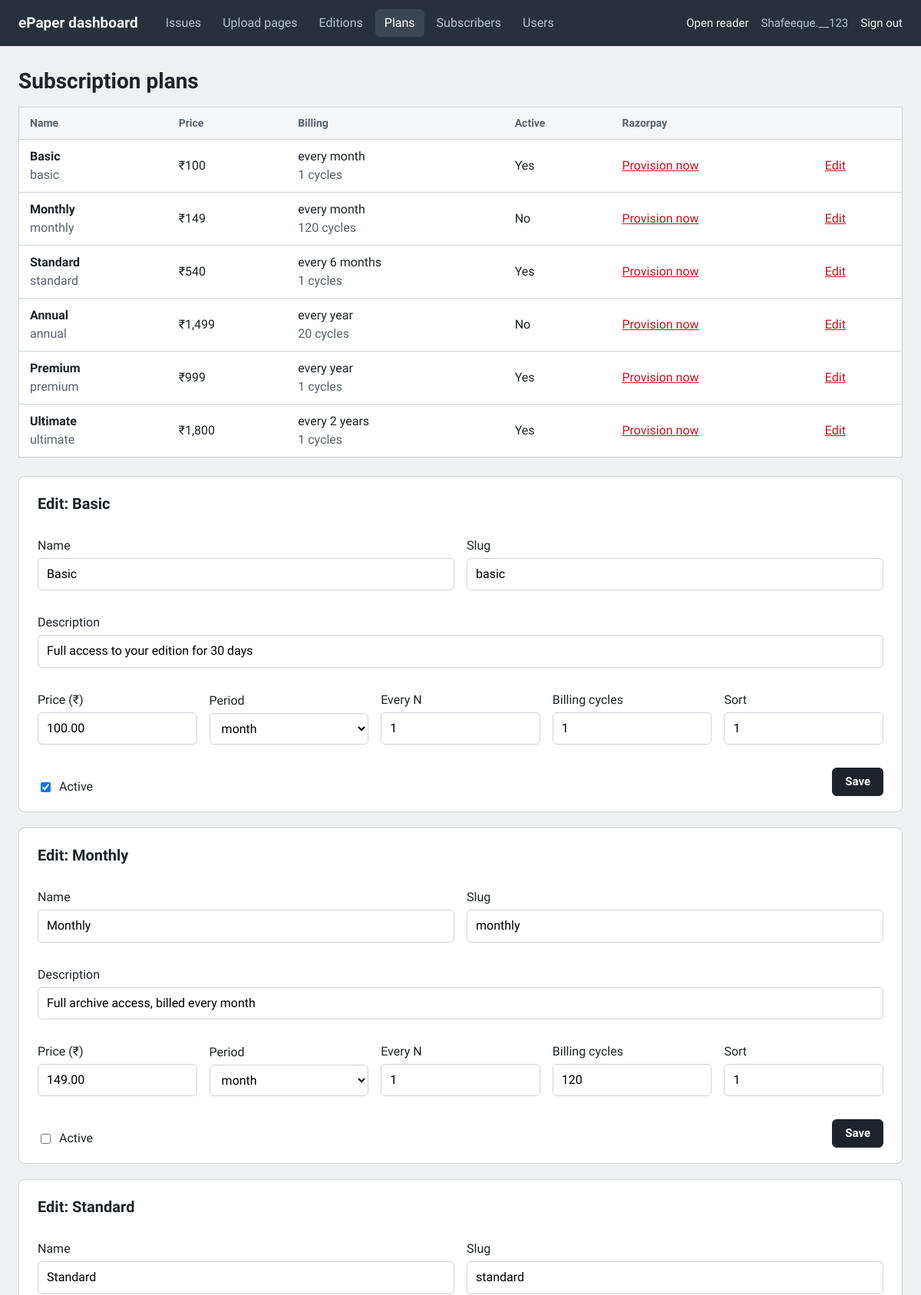
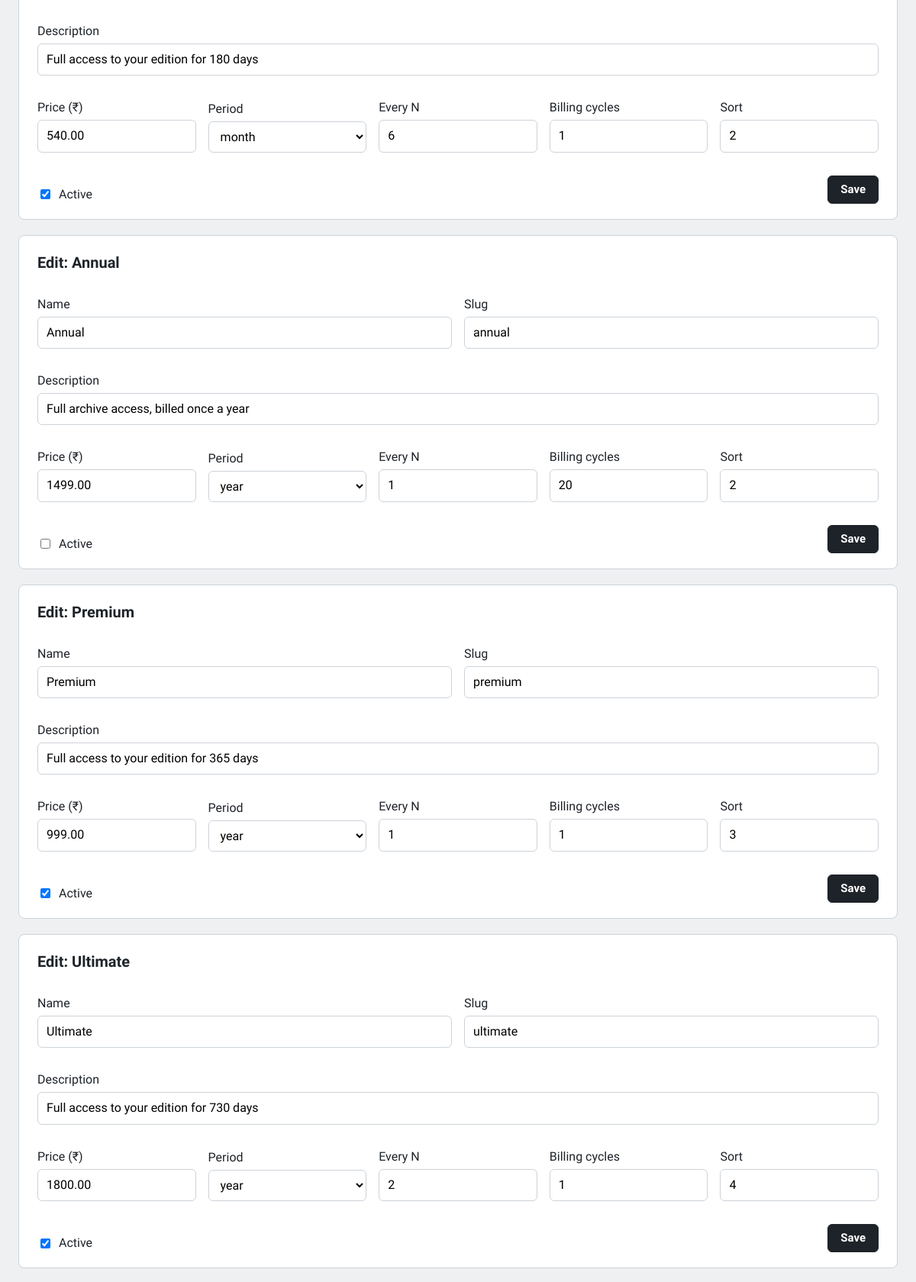
The page /admin/plans.php (signed in, upper part) on the database its author committed (2 pictures, top to bottom).
### tables this page shows
CREATE TABLE IF NOT EXISTS `users` (
  `id` int UNSIGNED NOT NULL AUTO_INCREMENT,
  `username` varchar(60) NOT NULL,
  `password_hash` varchar(255) NOT NULL,
  `role` enum('admin','editor','uploader') NOT NULL DEFAULT 'uploader',
  `created_at` timestamp NOT NULL DEFAULT CURRENT_TIMESTAMP,
  PRIMARY KEY (`id`),
  UNIQUE KEY `username` (`username`)
);

CREATE TABLE IF NOT EXISTS `plans` (
  `id` int UNSIGNED NOT NULL AUTO_INCREMENT,
  `slug` varchar(60) NOT NULL,
  `name` varchar(120) NOT NULL,
  `description` varchar(255) NOT NULL DEFAULT '',
  `amount_paise` int UNSIGNED NOT NULL,
  `currency` char(3) NOT NULL DEFAULT 'INR',
  `period` enum('daily','weekly','monthly','yearly') NOT NULL DEFAULT 'monthly',
  `interval_count` int UNSIGNED NOT NULL DEFAULT '1',
  `total_count` int UNSIGNED NOT NULL DEFAULT '120',
  `razorpay_plan_id` varchar(40) DEFAULT NULL,
  `is_active` tinyint(1) NOT NULL DEFAULT '1',
  `sort_order` int NOT NULL DEFAULT '0',
  `created_at` timestamp NOT NULL DEFAULT CURRENT_TIMESTAMP,
  PRIMARY KEY (`id`),
  UNIQUE KEY `slug` (`slug`),
  KEY `idx_active` (`is_active`,`sort_order`)
);

### inc/bootstrap.php (called while the page is built, shortened)
<?php
$configFile = dirname(__DIR__) . '/config.php';
$CONFIG = require $configFile;
function cfg(string $key)
{
    global $CONFIG;
    return $CONFIG[$key] ?? null;
}
function db(): PDO
{
    static $pdo = null;
    if ($pdo === null) {
        $c = cfg('db');
        $pdo = new PDO($c['dsn'], $c['user'], $c['pass'], [
            PDO::ATTR_ERRMODE            => PDO::ERRMODE_EXCEPTION,
            PDO::ATTR_DEFAULT_FETCH_MODE => PDO::FETCH_ASSOC,
            PDO::ATTR_EMULATE_PREPARES   => false,
        ]);
    }
    return $pdo;
}
function q(string $sql, array $params = []): PDOStatement
{
    $st = db()->prepare($sql);
    $st->execute($params);
    return $st;
}
function h($s): string
{
    return htmlspecialchars((string)$s, ENT_QUOTES | ENT_SUBSTITUTE, 'UTF-8');
}
function url(string $path = '', array $params = []): string
{
    $u = rtrim((string)cfg('base_url'), '/') . '/' . ltrim($path, '/');
    return $params ? $u . '?' . http_build_query($params) : $u;
}
function current_user(): ?array
{
    return $_SESSION['user'] ?? null;
}
function require_login(string $role = 'uploader'): array
{
    $u = current_user();
    if ($u) {
        $row = q('SELECT id, username, role FROM users WHERE id = ?', [$u['id']])->fetch();
        $u = $row ? ['id' => (int)$row['id'], 'username' => $row['username'], 'role' => $row['role']] : null;
    }
    return $u;
}
require_once __DIR__ . '/subscriber.php';

### inc/subscriber.php (called while the page is built, shortened)
<?php
function money_inr(int $paise): string
{
    $r = $paise / 100;
    $n = (abs($r - round($r)) < 0.005) ? number_format($r, 0) : number_format($r, 2);
    return '₹' . $n;
}

### inc/razorpay.php (called while the page is built, shortened)
<?php
function rzp_cfg(string $key): string
{
    $r = cfg('razorpay') ?: [];
    return (string)($r[$key] ?? '');
}
function razorpay_enabled(): bool
{
    return rzp_cfg('key_id') !== '' && rzp_cfg('key_secret') !== '';
}

### admin/plans.php (the view, shortened to what this page needs)
<?php
require __DIR__ . '/../inc/bootstrap.php';
require __DIR__ . '/../inc/razorpay.php';
require __DIR__ . '/../inc/admin_layout.php';
require_login('admin');
$periods = ['daily' => 'day', 'weekly' => 'week', 'monthly' => 'month', 'yearly' => 'year'];
$plans = q('SELECT * FROM plans ORDER BY sort_order, amount_paise')->fetchAll();
admin_header('Plans', 'plans');
?>
<h1>Subscription plans</h1>
<table class="a-table">
  <thead><tr><th>Name</th><th>Price</th><th>Billing</th><th>Active</th><th>Razorpay</th><th></th></tr></thead>
  <tbody>
  <?php foreach ($plans as $p): ?>
    <tr>
      <td><strong><?= h($p['name']) ?></strong><br><span class="a-muted"><?= h($p['slug']) ?></span></td>
      <td><?= h(money_inr((int)$p['amount_paise'])) ?></td>
      <td>every <?= (int)$p['interval_count'] > 1 ? (int)$p['interval_count'] . ' ' : '' ?><?= h($periods[$p['period']]) ?><?= (int)$p['interval_count'] > 1 ? 's' : '' ?><br><span class="a-muted"><?= (int)$p['total_count'] ?> cycles</span></td>
      <td><?= $p['is_active'] ? 'Yes' : 'No' ?></td>
      <td>
        <?php if ($p['razorpay_plan_id']): ?>
          <span class="a-muted"><?= h($p['razorpay_plan_id']) ?></span>
        <?php else: ?>
          <form method="post" class="a-inline"><?= csrf_field() ?><input type="hidden" name="id" value="<?= (int)$p['id'] ?>">
            <button class="a-link" name="action" value="provision"<?= razorpay_enabled() ? '' : ' disabled' ?>>Provision now</button>
          </form>
        <?php endif; ?>
      </td>
      <td><a class="a-link" href="#edit-<?= (int)$p['id'] ?>">Edit</a></td>
    </tr>
  <?php endforeach; ?>
  </tbody>
</table>
<?php foreach ($plans as $p): ?>
<form method="post" class="a-card a-row" id="edit-<?= (int)$p['id'] ?>">
  <h2 style="flex-basis:100%">Edit: <?= h($p['name']) ?></h2>
  <label>Name <input name="name" value="<?= h($p['name']) ?>" required></label>
  <label>Slug <input name="slug" value="<?= h($p['slug']) ?>" pattern="[a-z0-9-]{2,60}" required></label>
  <label style="flex-basis:100%">Description <input name="description" value="<?= h($p['description']) ?>"></label>
  <label>Price (₹) <input name="amount" type="number" step="0.01" min="1" value="<?= h(number_format($p['amount_paise'] / 100, 2, '.', '')) ?>" required></label>
  <label>Period
    <select name="period"><?php foreach ($periods as $key => $lbl): ?><option value="<?= h($key) ?>"<?= $p['period'] === $key ? ' selected' : '' ?>><?= h($lbl) ?></option><?php endforeach; ?></select>
  </label>
  <label>Every N <input name="interval_count" type="number" min="1" value="<?= (int)$p['interval_count'] ?>"></label>
  <label>Billing cycles <input name="total_count" type="number" min="1" value="<?= (int)$p['total_count'] ?>"></label>
  <label>Sort <input name="sort_order" type="number" value="<?= (int)$p['sort_order'] ?>"></label>
  <label class="a-check"><input type="checkbox" name="is_active" value="1"<?= $p['is_active'] ? ' checked' : '' ?>> Active</label>
  <button class="a-btn a-btn--primary" name="action" value="edit">Save</button>
</form>
<?php endforeach; ?>
<?php admin_footer();

### inc/admin_layout.php (shortened to what this page needs)
<?php
function admin_header(string $title, string $active = ''): void
{
    $u = current_user();
    $nav = [
        'issues'   => ['Issues', url('admin/index.php')],
        'upload'   => ['Upload pages', url('admin/upload.php')],
        'editions' => ['Editions', url('admin/editions.php')],
    ];
    if ($u && $u['role'] === 'admin') {
        $nav['plans']       = ['Plans', url('admin/plans.php')];
        $nav['subscribers'] = ['Subscribers', url('admin/subscribers.php')];
        $nav['users']       = ['Users', url('admin/users.php')];
    }
    ?><!doctype html>
<html lang="en">
<head>
<link rel="stylesheet" href="<?= h(url('assets/admin.css')) ?>">
</head>
<body class="admin">
<header class="a-bar">
  <a class="a-brand" href="<?= h(url('admin/index.php')) ?>">ePaper dashboard</a>
  <?php if ($u): ?>
  <nav class="a-nav">
    <?php foreach ($nav as $key => [$label, $href]): ?>
      <a href="<?= h($href) ?>"<?= $active === $key ? ' aria-current="page"' : '' ?>><?= h($label) ?></a>
    <?php endforeach; ?>
  </nav>
  <div class="a-user">
    <a href="<?= h(url('index.php')) ?>" target="_blank" rel="noopener">Open reader</a>
    <span><?= h($u['username']) ?></span>
    <a href="<?= h(url('admin/logout.php')) ?>">Sign out</a>
  </div>
  <?php endif; ?>
</header>
<main class="a-main">
<?php endforeach;
}
function admin_footer(): void
{
    echo "</main>\n</body>\n</html>";
}

### assets/admin.css (style rules this page uses)
:root { --ink: #1E2329; --ink-soft: #57616C; --bg: #EEF0F2; --card: #FFFFFF; --bar: #28313B; --line: #CDD3D9; --red: #C4161C; --ok: #1F7A4D; --warn: #8A5A00; --ui: "Anek Malayalam", "Nirmala UI", system-ui, sans-serif; }
* { box-sizing: border-box; }
body { margin: 0; font: 400 16px/1.5 var(--ui); color: var(--ink); background: var(--bg); }
a { color: var(--ink); }
h1 { font-size: 28px; line-height: 1.25; margin: 0 0 16px; }
h2 { font-size: 20px; margin: 0 0 12px; }
.a-bar { display: flex; align-items: center; gap: 24px; flex-wrap: wrap; padding: 12px 24px; background: var(--bar); color: #EEF1F4; }
.a-bar a { color: #EEF1F4; text-decoration: none; }
.a-brand { font-weight: 700; font-size: 19px; }
.a-nav { display: flex; gap: 4px; }
.a-nav a { padding: 6px 12px; border-radius: 6px; color: #B8C1CA; }
.a-nav a[aria-current] { background: #3B4652; color: #fff; }
.a-user { margin-left: auto; display: flex; gap: 16px; font-size: 15px; color: #B8C1CA; }
.a-main { max-width: 1240px; margin: 0 auto; padding: 28px 24px 64px; }
.a-card { background: var(--card); border: 1px solid var(--line); border-radius: 8px; padding: 20px 24px; margin-bottom: 20px; }
.a-muted { color: var(--ink-soft); }
label { display: block; margin-bottom: 14px; font-weight: 500; }
input:not([type=checkbox]):not([type=file]), select, textarea { display: block; width: 100%; margin-top: 4px; font: 400 16px/1.4 var(--ui); padding: 9px 11px; border: 1px solid var(--line); border-radius: 6px; background: #fff; }
.a-row { display: flex; gap: 16px; flex-wrap: wrap; align-items: end; }
.a-row label { flex: 1 1 180px; }
.a-inline { display: inline-flex; gap: 8px; align-items: center; margin: 0; }
.a-btn { display: inline-block; font: 600 15px/1 var(--ui); padding: 10px 16px; border-radius: 6px; border: 1px solid var(--ink); background: #fff; color: var(--ink); cursor: pointer; text-decoration: none; }
.a-btn--primary { background: var(--ink); color: #fff; }
.a-link { background: none; border: 0; padding: 0; font: inherit; color: var(--red); text-decoration: underline; cursor: pointer; }
.a-check { display: flex; gap: 8px; align-items: center; margin: 0; font-weight: 400; }
.a-table { width: 100%; border-collapse: collapse; background: var(--card); border: 1px solid var(--line); margin-bottom: 24px; }
.a-table th, .a-table td { text-align: left; padding: 10px 14px; border-bottom: 1px solid var(--line); }
.a-table th { font-size: 14px; color: var(--ink-soft); font-weight: 600; background: #F5F6F7; }

### rows shown on the page
users: username "Shafeeque.__123"
plans: name "Basic", slug "basic", amount_paise "₹100", period "month", total_count "1", shows "Yes", description "Full access to your edition for 30 days", amount "100.00", interval_count "1", sort_order "1", is_active "☑"
plans: name "Monthly", slug "monthly", amount_paise "₹149", period "month", total_count "120", shows "No", description "Full archive access, billed every month", amount "149.00", interval_count "1", sort_order "1"
plans: name "Standard", slug "standard", amount_paise "₹540", interval_count "6", period "month", total_count "1", shows "Yes", description "Full access to your edition for 180 days", amount "540.00", sort_order "2", is_active "☑"
plans: name "Annual", slug "annual", amount_paise "₹1,499", period "year", total_count "20", shows "No", description "Full archive access, billed once a year", amount "1499.00", interval_count "1", sort_order "2"
plans: name "Premium", slug "premium", amount_paise "₹999", period "year", total_count "1", shows "Yes", description "Full access to your edition for 365 days", amount "999.00", interval_count "1", sort_order "3", is_active "☑"
plans: name "Ultimate", slug "ultimate", amount_paise "₹1,800", interval_count "2", period "year", total_count "1", shows "Yes", description "Full access to your edition for 730 days", amount "1800.00", sort_order "4", is_active "☑"

### other values the page prints
$label "Issues"
$label "Upload pages"
$label "Editions"
$label "Plans"
$label "Subscribers"
$label "Users"
